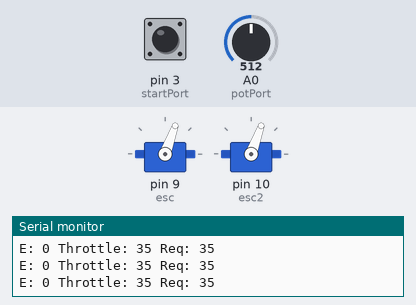
A sketch run on a simulated Arduino Uno, built with avr-gcc and run on an emulated ATmega328P. On the bench: 2 × servo, the last lines printed to the serial monitor. The test bench sets the inputs (shaded band); at power-on: pin 3 (startPort) HIGH, A0 (potPort) = 512.

Above: at 6.2 s.
6.3 s: pin 3 (startPort) pulled LOW for 1 s
At 7.0 s:
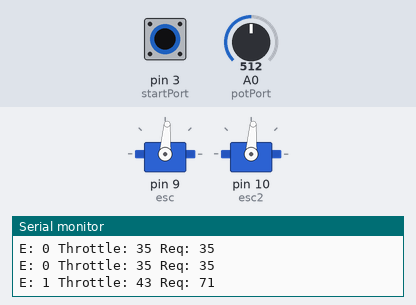
8.8 s: pin 3 (startPort) pulled LOW for 3.2 s
At 10.38 s:
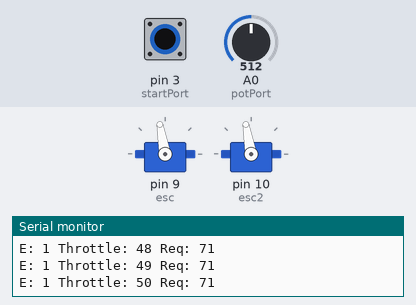
13.5 s: pin 3 (startPort) driven LOW
At 16.12 s:
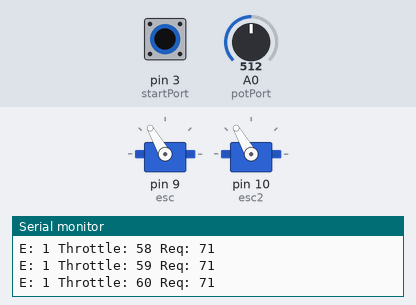
16.5 s: A0 (potPort) set to 716
19.5 s: A0 (potPort) set to 900
At 21.3 s:
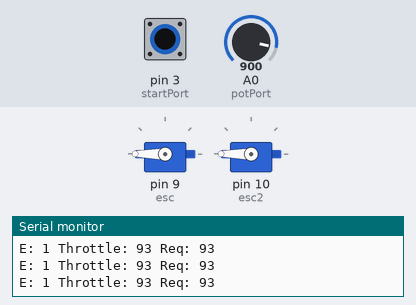
22.5 s: A0 (potPort) set to 511
At 25.1 s:
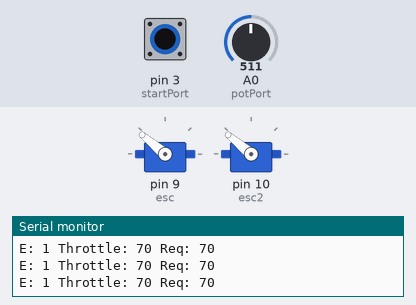
Timing chart, 0 to 26.5 s (numbered marks = the images above; inputs shaded):
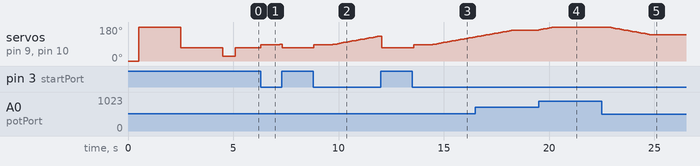

Measured:
- after the input at 6.3 s, servo on pin 9 (esc), servo on pin 10 (esc2): 70° → 86° at once, → 88° 0.90 s later, → 70° 0.10 s later
- after the input at 8.8 s, servo on pin 9 (esc), servo on pin 10 (esc2): rises from 70° to 132° in 3.1 s, then falls to 70° in 0.10 s
- after the input at 13.5 s, servo on pin 9 (esc), servo on pin 10 (esc2): moves from 70° to 128° over 2.9 s, starting after 0.06 s
- after the input at 19.5 s, servo on pin 9 (esc), servo on pin 10 (esc2): moves from 164° to 180° over 0.71 s, starting at once
- after the input at 22.5 s, servo on pin 9 (esc), servo on pin 10 (esc2): moves from 180° to 140° over 1.9 s, starting after 0.34 s

The sketch:

test_esc2.ino
```cpp
#include <Servo.h>

#define MIN_SPEED 42
#define MAX_SPEED 100
#define STOP_SPEED 35
#define potPort A0
#define startPort 3

#define MAX_SIGNAL 1800
#define MIN_SIGNAL 200
#define NETRUAL_SIGNAL (MAX_SIGNAL - MIN_SIGNAL) / 2 + MIN_SIGNAL


Servo esc;
Servo esc2;
int throttle;
int inputThrottle = MIN_SPEED + 1;
int stopMotor = 0;
int stopMotorPrev = 0;
//int addStep = 1;
//int increasing = 1;
int currentThrottle = STOP_SPEED;

void setup()
{
  Serial.begin(115200);
  Serial.println("Starting up");
  pinMode(potPort, INPUT);
  pinMode(startPort, INPUT_PULLUP);
  esc.attach(9);
  esc2.attach(10);
  esc.write(0);
  esc2.write(0);
  delay(500);

  Serial.println("Throttle to 90%");
//  for (int i=0; i<70; i++) {
    throttle = map(1800, 0, 2000, 0, 200);
    esc.write(throttle);
    esc2.write(throttle);
//    delay(20);
//  }
  delay(2000);
//  throttle = map(10, 0, 100, 0, 200);
//  esc.write(throttle);
//
//  delay(3000);
//  throttle = map(50, 0, 100, 0, 200);
//  esc.write(throttle);

  Serial.println("Throttle to 35%");
  throttle = map(700, 0, 2000, 0, 200);
  esc.write(throttle);
  esc2.write(throttle);
//  for(int i=70;i>0;i--){
//    throttle = map(i, 0, 100, 0, 200);
//    esc.write(throttle);
//    delay(20);
//  }
//

  delay(2000);
  Serial.println("Throttle to 10%");
  throttle = map(12, 0, 100, 0, 200);
  esc.write(throttle);
  esc2.write(throttle);
  delay(500);
  Serial.println("Running");
}


void loop() {
  // Debugging speed from console
//  if (Serial.available()) {
//    throttle = Serial.parseInt();
//    Serial.println(throttle);
//    //throttle = map(throttle, 0, 100, 0, 179);
//  }
//  esc.write(throttle);
  delay(100);
  stopMotor = digitalRead(startPort);
  if (!stopMotor) {
    inputThrottle = analogRead(potPort);
    inputThrottle = map(inputThrottle, 0, 1023, MIN_SPEED, MAX_SPEED);
    inputThrottle = inputThrottle;
    if (stopMotorPrev != stopMotor) {
      stopMotorPrev = stopMotor;
      currentThrottle = MIN_SPEED;
    }
  } else {
    stopMotorPrev = stopMotor;
    inputThrottle = STOP_SPEED;
    currentThrottle = STOP_SPEED;
  }

  // Increase or decrease current throtle
  if (inputThrottle > currentThrottle) {
    currentThrottle++;
  }
  if (inputThrottle < currentThrottle) {
    currentThrottle--;
  }
  // Debugging without incremental speed increase
  //currentThrottle = inputThrottle;

  Serial.print("E: ");
  Serial.print(!stopMotor);
  Serial.print(" Throttle: ");
  Serial.print(currentThrottle);
  Serial.print(" Req: ");
  Serial.println(inputThrottle);
  // Write current throttle to engines
  esc.write(map(currentThrottle, 0, 100, 0, 200));
  esc2.write(map(currentThrottle, 0, 100, 0, 200));
  if (currentThrottle == MIN_SPEED + 1 && inputThrottle > currentThrottle) {
    delay(800);
  }
}
```
